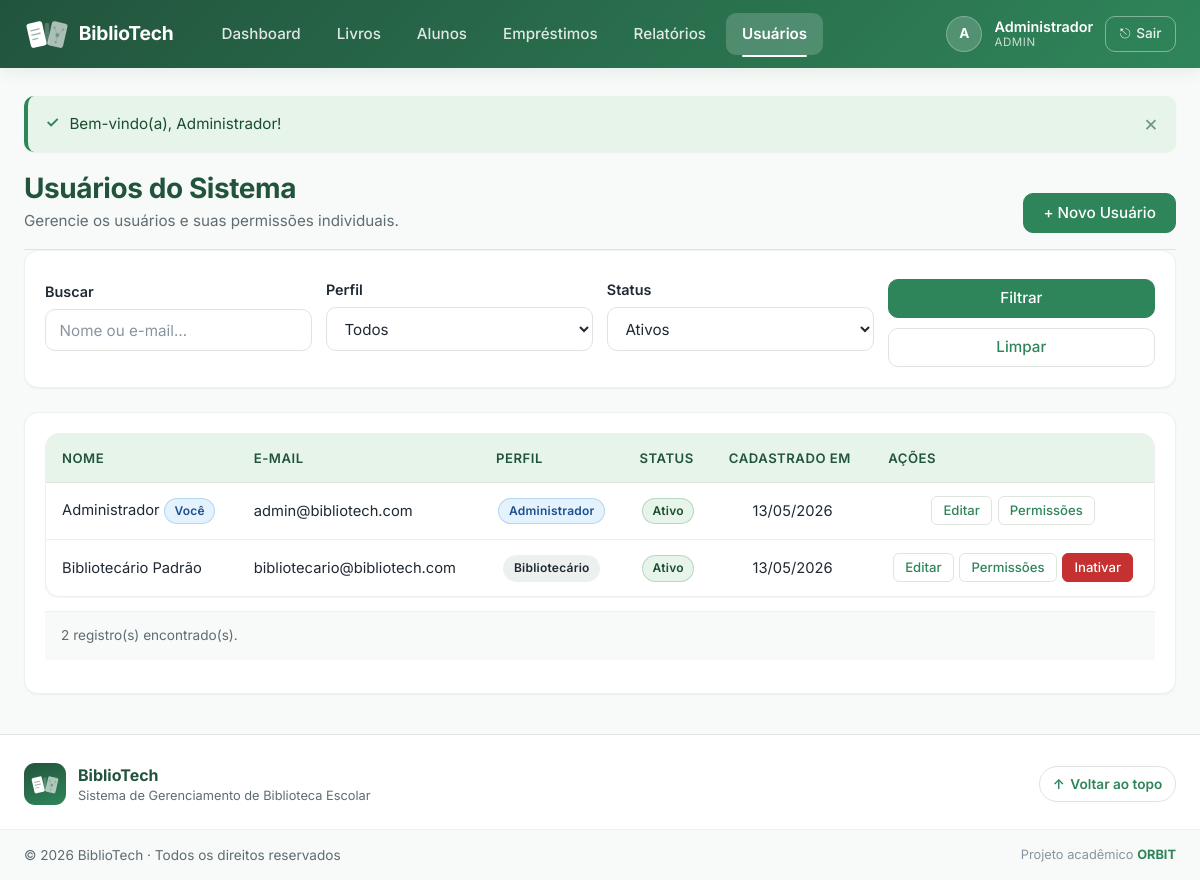
/usuarios/listar.php (signed in), run on the app's committed database.
### tables this page shows
CREATE TABLE IF NOT EXISTS usuarios (
    id         INT             NOT NULL AUTO_INCREMENT,
    nome       VARCHAR(100)    NOT NULL,
    email      VARCHAR(100)    NOT NULL,            
    senha      VARCHAR(255)    NOT NULL,            
    perfil     ENUM(
                   'admin',
                   'bibliotecario'
               )               NOT NULL DEFAULT 'bibliotecario',
    ativo      TINYINT(1)      NOT NULL DEFAULT 1,  
    criado_em  TIMESTAMP       NOT NULL DEFAULT CURRENT_TIMESTAMP,
    atualizado_em TIMESTAMP    NOT NULL DEFAULT CURRENT_TIMESTAMP
                               ON UPDATE CURRENT_TIMESTAMP,

    CONSTRAINT pk_usuarios     PRIMARY KEY (id),
    CONSTRAINT uq_usuarios_email UNIQUE (email)    
);

### usuarios/listar.php (the view, shortened to what this page needs)
<?php
require_once __DIR__ . '/../includes/conexao.php';
$busca  = trim((string) ($_GET['busca']  ?? ''));
$status = trim((string) ($_GET['status'] ?? 'ativo'));
$perfil = trim((string) ($_GET['perfil'] ?? 'todos'));
$por_pagina = 15;
$pagina_num = filter_input(INPUT_GET, 'pagina', FILTER_VALIDATE_INT, [
    'options' => ['default' => 1, 'min_range' => 1],
]);
$offset = ($pagina_num - 1) * $por_pagina;
$where  = [];
$params = [];
if ($status === 'ativo') {
    $where[] = 'u.ativo = 1';
} elseif ($status === 'inativo') {
    $where[] = 'u.ativo = 0';
}
$clausula_where = $where ? 'WHERE ' . implode(' AND ', $where) : '';
try {
    $sqlCount  = "SELECT COUNT(*) FROM usuarios u $clausula_where";
    $stmtCount = $pdo->prepare($sqlCount);
    $stmtCount->execute($params);
    $total_registros = (int) $stmtCount->fetchColumn();
} catch (PDOException $e) {
    error_log('[BiblioTech] usuarios/listar count: ' . $e->getMessage());
    $total_registros = 0;
}
$total_paginas = $total_registros > 0 ? (int) ceil($total_registros / $por_pagina) : 1;
$usuarios = [];
try {
    $sql = "SELECT u.id, u.nome, u.email, u.perfil, u.ativo, u.criado_em
              FROM usuarios u
              $clausula_where
             ORDER BY u.nome ASC
             LIMIT :limite OFFSET :offset";
    $stmt = $pdo->prepare($sql);
    $stmt->bindValue(':limite', $por_pagina, PDO::PARAM_INT);
    $stmt->bindValue(':offset', $offset,     PDO::PARAM_INT);
    $stmt->execute();
    $usuarios = $stmt->fetchAll();
} catch (PDOException $e) {
    error_log('[BiblioTech] usuarios/listar fetch: ' . $e->getMessage());
    flash('erro', 'Erro ao carregar lista de usuários.');
}
require_once __DIR__ . '/../includes/header.php';
require_once __DIR__ . '/../includes/navbar.php';
?>
<div class="pagina-cabecalho">
    <div class="pagina-cabecalho-texto">
        <h1 class="pagina-titulo">Usuários do Sistema</h1>
        <p class="pagina-subtitulo">
            Gerencie os usuários e suas permissões individuais.
        </p>
    </div>
    <?php if (hasPermission('usuarios.cadastrar')): ?>
        <a href="<?= e(BASE_URL) ?>/usuarios/cadastrar.php" class="btn btn-primario">
            + Novo Usuário
        </a>
    <?php endif; ?>
</div>
<div class="card mb-4">
    <form method="GET" action="<?= e(BASE_URL) ?>/usuarios/listar.php" class="form-filtros">
        <div class="form-grupo">
            <label for="busca">Buscar</label>
            <input
                type="text"
                id="busca"
                name="busca"
                class="form-campo"
                placeholder="Nome ou e-mail…"
                value="<?= e($busca) ?>"
                maxlength="100"
            >
        </div>
        <div class="form-grupo">
            <label for="perfil">Perfil</label>
            <select id="perfil" name="perfil" class="form-campo">
                <option value="todos"         <?= $perfil === 'todos'         ? 'selected' : '' ?>>Todos</option>
            </select>
        </div>
        <div class="form-grupo">
            <label for="status">Status</label>
            <select id="status" name="status" class="form-campo">
                <option value="ativo"   <?= $status === 'ativo'   ? 'selected' : '' ?>>Ativos</option>
            </select>
        </div>
        <div class="form-grupo form-grupo-acoes">
            <button type="submit" class="btn btn-primario">Filtrar</button>
            <a href="<?= e(BASE_URL) ?>/usuarios/listar.php" class="btn btn-secundario">Limpar</a>
        </div>
    </form>
</div>
<div class="card">
    <?php if (empty($usuarios)): ?>
        <p class="tabela-vazia">Nenhum usuário encontrado com os filtros aplicados.</p>
    <?php else: ?>
        <div class="tabela-responsiva">
            <table class="tabela">
                <thead>
                    <tr>
                        <th>Nome</th>
                        <th>E-mail</th>
                        <th class="text-centro">Perfil</th>
                        <th class="text-centro">Status</th>
                        <th class="text-centro">Cadastrado em</th>
                        <th class="text-centro">Ações</th>
                    </tr>
                </thead>
                <tbody>
                    <?php foreach ($usuarios as $u):
                        $eu_mesmo = ((int) $u['id'] === (int) $_SESSION['usuario_id']);
                    ?>
                        <tr>
                            <td data-label="Nome">
                                <?= e($u['nome']) ?>
                                <?php if ($eu_mesmo): ?>
                                    <span class="badge badge-info">Você</span>
                                <?php endif; ?>
                            </td>
                            <td data-label="E-mail"><?= e($u['email']) ?></td>
                            <td data-label="Perfil" class="text-centro">
                                <?php if ($u['perfil'] === 'admin'): ?>
                                    <span class="badge badge-info">Administrador</span>
                                <?php else: ?>
                                    <span class="badge">Bibliotecário</span>
                                <?php endif; ?>
                            </td>
                            <td data-label="Status" class="text-centro">
                                <?php if ((int) $u['ativo'] === 1): ?>
                                    <span class="badge badge-sucesso">Ativo</span>
                                <?php else: ?>
                                    <span class="badge badge-erro">Inativo</span>
                                <?php endif; ?>
                            </td>
                            <td data-label="Cadastrado em" class="text-centro">
                                <?= e(date('d/m/Y', strtotime($u['criado_em']))) ?>
                            </td>
                            <td data-label="Ações" class="text-centro acoes-tabela">
                                <?php if ((int) $u['ativo'] === 1): ?>
                                    <?php if (hasPermission('usuarios.editar')): ?>
                                        <a href="<?= e(BASE_URL) ?>/usuarios/editar.php?id=<?= (int) $u['id'] ?>"
                                           class="btn btn-sm btn-secundario"
                                           title="Editar usuário">
                                            Editar
                                        </a>
                                    <?php endif; ?>
                                    <?php if (hasPermission('usuarios.permissoes')): ?>
                                        <a href="<?= e(BASE_URL) ?>/usuarios/permissoes.php?id=<?= (int) $u['id'] ?>"
                                           class="btn btn-sm btn-secundario"
                                           title="Gerenciar permissões">
                                            Permissões
                                        </a>
                                    <?php endif; ?>
                                    <?php if (hasPermission('usuarios.inativar') && !$eu_mesmo): ?>
                                        <a href="<?= e(BASE_URL) ?>/usuarios/inativar.php?id=<?= (int) $u['id'] ?>"
                                           class="btn btn-sm btn-perigo"
                                           title="Inativar usuário">
                                            Inativar
                                        </a>
                                    <?php endif; ?>
                                <?php else: ?>
                                    <span class="texto-muted">—</span>
                                <?php endif; ?>
                            </td>
                        </tr>
                    <?php endforeach; ?>
                </tbody>
            </table>
        </div>
        <?php if ($total_paginas > 1): ?>
            <nav class="paginacao" aria-label="Paginação">
                <?php if ($pagina_num > 1): ?>
                    <a href="<?= url_pagina_usuarios($pagina_num - 1, $busca, $status, $perfil) ?>"
                       class="btn btn-sm btn-secundario">&laquo; Anterior</a>
                <?php endif; ?>
                <span class="paginacao-info">
                    Página <?= $pagina_num ?> de <?= $total_paginas ?>
                    &nbsp;·&nbsp; <?= $total_registros ?> registro(s)
                </span>
                <?php if ($pagina_num < $total_paginas): ?>
                    <a href="<?= url_pagina_usuarios($pagina_num + 1, $busca, $status, $perfil) ?>"
                       class="btn btn-sm btn-secundario">Próxima &raquo;</a>
                <?php endif; ?>
            </nav>
        <?php else: ?>
            <p class="tabela-rodape">
                <?= $total_registros ?> registro(s) encontrado(s).
            </p>
        <?php endif; ?>
    <?php endif; ?>
</div>
<?php require_once __DIR__ . '/../includes/footer.php'; ?>

### data on the page
usuarios: nome "Administrador", shows "Você", email "admin@bibliotech.com", perfil "Administrador", ativo "Ativo", criado_em "13/05/2026"
usuarios: nome "Bibliotecário Padrão", email "bibliotecario@bibliotech.com", perfil "Bibliotecário", ativo "Ativo", criado_em "13/05/2026"

### other printed values
$iniciais "A"
$_SESSION['usuario_nome'] "Administrador"
$_SESSION['usuario_perfil'] "ADMIN"
$msg['mensagem'] "Bem-vindo(a), Administrador!"
$total_registros "2"
